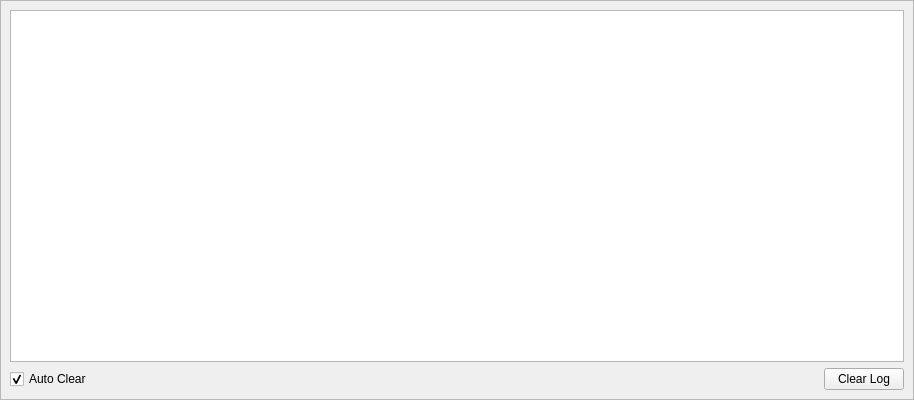
<?xml version="1.0" encoding="UTF-8"?>
<ui version="4.0">
 <class>LogWidget</class>
 <widget class="QDockWidget" name="LogWidget">
  <property name="geometry">
   <rect>
    <x>0</x>
    <y>0</y>
    <width>914</width>
    <height>400</height>
   </rect>
  </property>
  <property name="features">
   <set>QDockWidget::DockWidgetFloatable|QDockWidget::DockWidgetMovable</set>
  </property>
  <property name="allowedAreas">
   <set>Qt::BottomDockWidgetArea</set>
  </property>
  <property name="windowTitle">
   <string>Log</string>
  </property>
  <widget class="QWidget" name="dockWidgetContents">
   <layout class="QHBoxLayout" name="horizontalLayout">
    <property name="spacing">
     <number>0</number>
    </property>
    <property name="leftMargin">
     <number>0</number>
    </property>
    <property name="topMargin">
     <number>0</number>
    </property>
    <property name="rightMargin">
     <number>0</number>
    </property>
    <property name="bottomMargin">
     <number>0</number>
    </property>
    <item>
     <widget class="QFrame" name="frame">
      <property name="frameShape">
       <enum>QFrame::StyledPanel</enum>
      </property>
      <property name="frameShadow">
       <enum>QFrame::Plain</enum>
      </property>
      <layout class="QVBoxLayout" name="verticalLayout">
       <item>
        <widget class="QListWidget" name="ListLog">
         <property name="alternatingRowColors">
          <bool>true</bool>
         </property>
        </widget>
       </item>
       <item>
        <layout class="QHBoxLayout" name="horizontalLayout_2">
         <item>
          <widget class="QCheckBox" name="CheckAutoClear">
           <property name="toolTip">
            <string>When enabled, the log is automatically cleared whenever a connection is made to a new application instance.</string>
           </property>
           <property name="text">
            <string>Auto Clear</string>
           </property>
           <property name="checked">
            <bool>true</bool>
           </property>
          </widget>
         </item>
         <item>
          <spacer name="horizontalSpacer_2">
           <property name="orientation">
            <enum>Qt::Horizontal</enum>
           </property>
           <property name="sizeHint" stdset="0">
            <size>
             <width>40</width>
             <height>20</height>
            </size>
           </property>
          </spacer>
         </item>
         <item>
          <widget class="QPushButton" name="ButtonClearLog">
           <property name="text">
            <string>Clear Log</string>
           </property>
          </widget>
         </item>
        </layout>
       </item>
      </layout>
     </widget>
    </item>
   </layout>
  </widget>
 </widget>
 <resources/>
 <connections/>
</ui>
